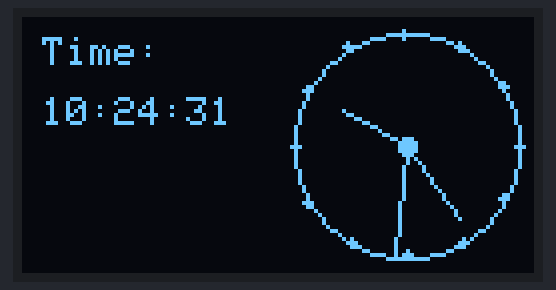
A sketch run on a simulated ESP32. On the bench: 128×64 one-colour display. WiFi joins after 1.5 s; servers stay silent unless stated; the local clock reads 2024-03-15 10:24:30 at power-on unless the sketch sets it; what the sketch prints to the serial monitor is not drawn.

Above: at 1.6 s.
At 5.7 s:
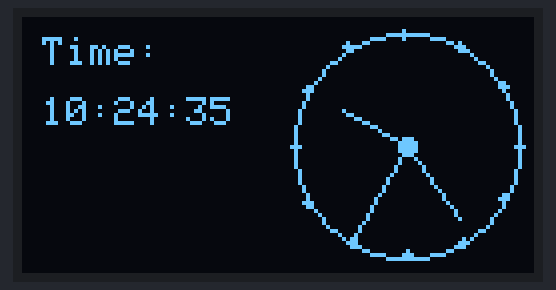
At 10.9 s:
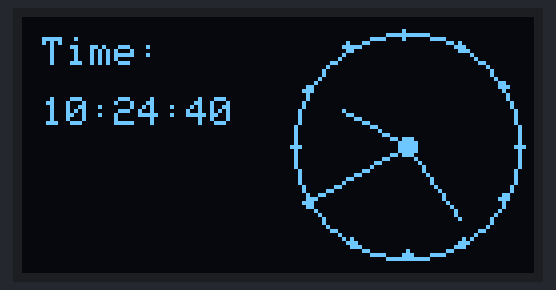
At 20.1 s:
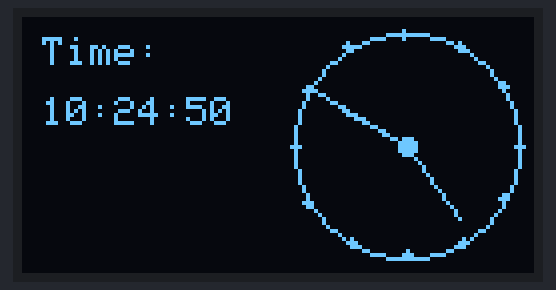
At 29.3 s:
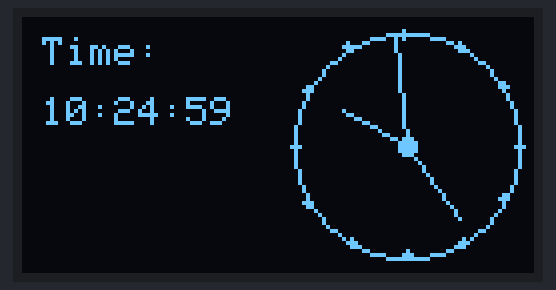
At 38.6 s:
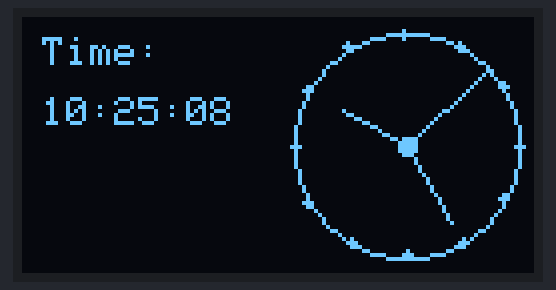

The sketch:

digital_and_analog_clock_displaying_on_OLED.ino
```cpp
#include <Wire.h>                // I2C communication
#include <Adafruit_GFX.h>        // OLED graphics library
#include <Adafruit_SSD1306.h>    // OLED driver
#include <WiFi.h>                // WiFi library
#include "time.h"                // Time library

// WiFi credentials
const char* ssid = "CST WIFI";
const char* password = "iotdevs123";

// NTP settings
const char* ntpServer1 = "pool.ntp.org";
const char* ntpServer2 = "time.nist.gov";
const long gmtOffset_sec = 18000;  // GMT+5 for Pakistan
const int daylightOffset_sec = 0; // No daylight saving

// OLED display setup
#define SCREEN_WIDTH 128
#define SCREEN_HEIGHT 64
Adafruit_SSD1306 display(SCREEN_WIDTH, SCREEN_HEIGHT, &Wire, -1);

// Analog clock parameters
const int NUM_POINTS = 60;
const int RADIUS = 28;
int pointsX[NUM_POINTS];
int pointsY[NUM_POINTS];

// Time variables
int hrs = 0, mins = 0, secs = 0;

void setup() {
  Serial.begin(115200);

  // Connect to WiFi
  Serial.printf("Connecting to %s ", ssid);
  WiFi.begin(ssid, password);
  while (WiFi.status() != WL_CONNECTED) {
    delay(500);
    Serial.print(".");
  }
  Serial.println(" CONNECTED");

  // Configure NTP
  configTime(gmtOffset_sec, daylightOffset_sec, ntpServer1, ntpServer2);

  // Initialize OLED display
  if (!display.begin(SSD1306_SWITCHCAPVCC, 0x3C)) {
    Serial.println("SSD1306 allocation failed");
    for (;;);
  }
  display.clearDisplay();
  display.display();

  // Precompute clock face points
  for (int i = 0; i < NUM_POINTS; i++) {
    pointsX[i] = 96 + RADIUS * cos(i * 6.28 / NUM_POINTS);
    pointsY[i] = 32 + RADIUS * sin(i * 6.28 / NUM_POINTS);
  }
}

void loop() {
  // Update local time
  setLocalTime();

  // Clear the display
  display.clearDisplay();

  // Draw digital clock on the left
  display.setTextSize(1);
  display.setTextColor(SSD1306_WHITE);
  display.setCursor(5, 5);
  display.printf("Time:");

  // Print the time in HH:MM:SS format
  display.setCursor(5, 20);
  display.printf("%02d:%02d:%02d", hrs, mins, secs);

  // Draw the analog clock
  drawAnalogClock();

  // Update the display
  display.display();
  delay(1000);  // Refresh every second
}

void drawAnalogClock() {
  // Calculate hand angles
  float secAngle = map(secs, 0, 60, 0, 360);
  float minAngle = map(mins, 0, 60, 0, 360);
  float hrAngle = map(hrs % 12, 0, 12, 0, 360);

  // Calculate hand positions
  int hrX = 96 + (RADIUS - 10) * cos((hrAngle - 90) * PI / 180);
  int hrY = 32 + (RADIUS - 10) * sin((hrAngle - 90) * PI / 180);
  int minX = 96 + (RADIUS - 5) * cos((minAngle - 90) * PI / 180);
  int minY = 32 + (RADIUS - 5) * sin((minAngle - 90) * PI / 180);
  int secX = 96 + RADIUS * cos((secAngle - 90) * PI / 180);
  int secY = 32 + RADIUS * sin((secAngle - 90) * PI / 180);

  // Draw the clock face
  display.drawCircle(96, 32, RADIUS, WHITE);  // Clock outline
  for (int i = 0; i < NUM_POINTS; i += 5) {
    display.fillCircle(pointsX[i], pointsY[i], 1, WHITE);  // Hour markers
  }

  // Draw clock hands
  display.drawLine(96, 32, hrX, hrY, WHITE);  // Hour hand
  display.drawLine(96, 32, minX, minY, WHITE);  // Minute hand
  display.drawLine(96, 32, secX, secY, WHITE);  // Second hand

  // Draw clock center
  display.fillCircle(96, 32, 2, WHITE);
}

void setLocalTime() {
  struct tm timeinfo;
  if (!getLocalTime(&timeinfo)) {
    Serial.println("Failed to obtain time");
    return;
  }
  hrs = timeinfo.tm_hour;
  mins = timeinfo.tm_min;
  secs = timeinfo.tm_sec;
}


// #include <Wire.h> // I2C communication
// #include <Adafruit_GFX.h>
// #include <Adafruit_SSD1306.h>
// #include <WiFi.h>
// #include <time.h>

// // Wi-Fi credentials
// const char* ssid = "CST WIFI";
// const char* password = "iotdevs123";

// // NTP settings
// const char* ntpServer = "pool.ntp.org";
// const long gmtOffset_sec = 18000; // GMT+5 (Pakistan Standard Time)
// const int daylightOffset_sec = 0; // No daylight saving time in Pakistan

// // Display settings
// Adafruit_SSD1306 display(128, 64, &Wire, -1);

// const int NUM_POINTS = 60;
// const int RADIUS = 28;

// int pointsX[NUM_POINTS];
// int pointsY[NUM_POINTS];

// // Time variables
// int hrs = 0;
// int mins = 0;
// int secs = 0;

// void setup() {
//   Serial.begin(115200);

//   // Connect to Wi-Fi
//   Serial.printf("Connecting to Wi-Fi: %s\n", ssid);
//   WiFi.begin(ssid, password);
//   while (WiFi.status() != WL_CONNECTED) {
//     delay(500);
//     Serial.print(".");
//   }
//   Serial.println("\nWi-Fi Connected!");
//   Serial.print("IP Address: ");
//   Serial.println(WiFi.localIP());

//   // Configure NTP
//   configTime(gmtOffset_sec, daylightOffset_sec, ntpServer);

//   // Initialize the display
//   if (!display.begin(SSD1306_SWITCHCAPVCC, 0x3C)) {
//     Serial.println("SSD1306 allocation failed");
//     while (1); // Stop execution if the display initialization fails
//   }
//   display.clearDisplay();
//   display.display();

//   // Precompute clock face points
//   for (int i = 0; i < NUM_POINTS; i++) {
//     pointsX[i] = 64 + RADIUS * cos(i * 6.28 / NUM_POINTS);
//     pointsY[i] = 32 + RADIUS * sin(i * 6.28 / NUM_POINTS);
//   }
// }

// void loop() {
//   updateTime();
//   drawClock();
//   delay(1000);
// }

// void updateTime() {
//   struct tm timeinfo;
//   if (!getLocalTime(&timeinfo)) {
//     Serial.println("Failed to obtain time from NTP.");
//     return;
//   }
//   hrs = timeinfo.tm_hour;
//   mins = timeinfo.tm_min;
//   secs = timeinfo.tm_sec;
//   Serial.printf("Time: %02d:%02d:%02d\n", hrs, mins, secs);
// }

// void drawClock() {
//   // Calculate hand positions
//   float secAngle = map(secs, 0, 60, 0, 360);
//   float minAngle = map(mins, 0, 60, 0, 360);
//   float hrAngle = map(hrs % 12, 0, 12, 0, 360); // Handle 24-hour format

//   int hrX = 64 + (RADIUS - 11) * cos((hrAngle - 90) * PI / 180);
//   int hrY = 32 + (RADIUS - 11) * sin((hrAngle - 90) * PI / 180);
//   int minX = 64 + (RADIUS - 6) * cos((minAngle - 90) * PI / 180);
//   int minY = 32 + (RADIUS - 6) * sin((minAngle - 90) * PI / 180);
//   int secX = 64 + (RADIUS)*cos((secAngle - 90) * PI / 180);
//   int secY = 32 + (RADIUS)*sin((secAngle - 90) * PI / 180);

//   // Clear the display
//   display.clearDisplay();

//   // Draw the clock face
//   display.drawCircle(64, 32, RADIUS, WHITE);
//   for (int i = 0; i < NUM_POINTS; i += 5) {
//     display.fillCircle(pointsX[i], pointsY[i], 1, WHITE);
//   }

//   // Draw hands
//   display.drawLine(64, 32, hrX, hrY, WHITE);  // Hour hand
//   display.drawLine(64, 32, minX, minY, WHITE); // Minute hand
//   display.drawLine(64, 32, secX, secY, WHITE); // Second hand
//   display.drawCircle(secX, secY, 2, WHITE); // Second hand tip

//   // Draw clock center
//   display.fillCircle(64, 32, 2, WHITE);

//   // Update the display
//   display.display();
// }
```

Measured:
- what the display in image 0 shows lasts 1.0 s, from 1.6 s to 2.6 s
